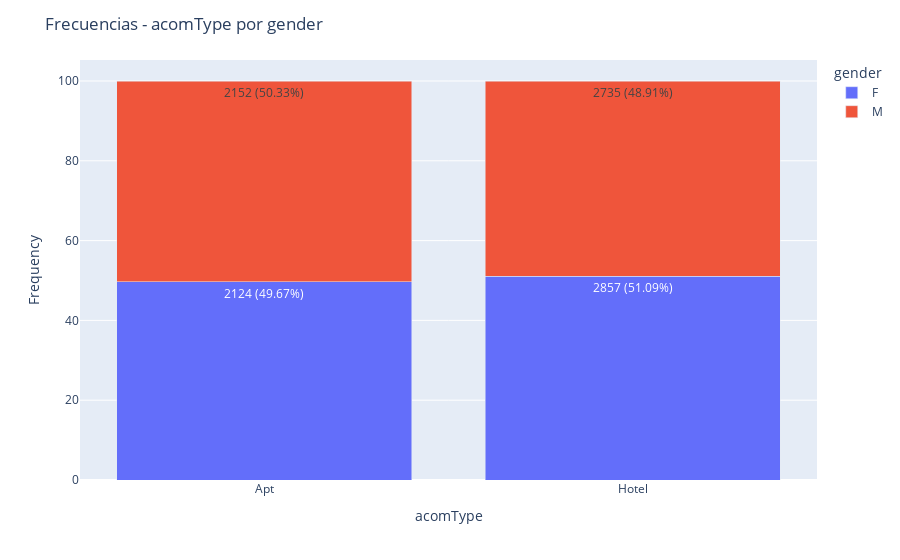

Notebook cell for this chart:
### Code cell
interactive_stacked_plot(train, 'acomType','gender')

### Figure 1 — Plotly figure (JSON) as saved in the notebook; plotly's stock layout.template omitted (floating-point values rounded to 4 significant figures)
{"data": [{"alignmentgroup": "True", "hovertemplate": "gender=F<br>acomType=%{x}<br>percent=%{y}<br>count=%{text}<extra></extra>", "legendgroup": "F", "marker": {"color": "#636efa", "pattern": {"shape": ""}}, "name": "F", "offsetgroup": "F", "orientation": "v", "showlegend": true, "text": [2124, 2857], "textposition": "auto", "texttemplate": "%{text} (%{y:.2f}%)", "type": "bar", "x": ["Apt", "Hotel"], "xaxis": "x", "y": [49.67, 51.09], "yaxis": "y"}, {"alignmentgroup": "True", "hovertemplate": "gender=M<br>acomType=%{x}<br>percent=%{y}<br>count=%{text}<extra></extra>", "legendgroup": "M", "marker": {"color": "#EF553B", "pattern": {"shape": ""}}, "name": "M", "offsetgroup": "M", "orientation": "v", "showlegend": true, "text": [2152, 2735], "textposition": "auto", "texttemplate": "%{text} (%{y:.2f}%)", "type": "bar", "x": ["Apt", "Hotel"], "xaxis": "x", "y": [50.33, 48.91], "yaxis": "y"}], "layout": {"barmode": "stack", "legend": {"title": {"text": "gender"}, "tracegroupgap": 0}, "margin": {"t": 60}, "title": {"text": "Frecuencias - acomType por gender"}, "xaxis": {"anchor": "y", "domain": [0, 1], "title": {"text": "acomType"}}, "yaxis": {"anchor": "x", "domain": [0, 1], "title": {"text": "Frequency"}}}}
